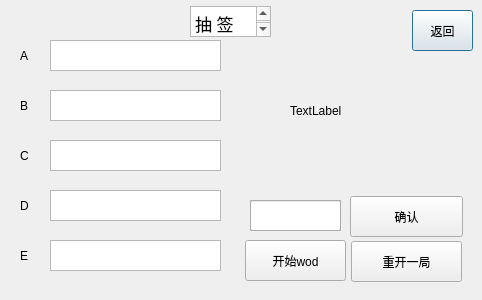
<?xml version="1.0" encoding="UTF-8"?>
<ui version="4.0">
 <class>Dialog</class>
 <widget class="QDialog" name="Dialog">
  <property name="geometry">
   <rect>
    <x>0</x>
    <y>0</y>
    <width>482</width>
    <height>300</height>
   </rect>
  </property>
  <property name="windowTitle">
   <string>Dialog</string>
  </property>
  <widget class="QPushButton" name="pushButton_2">
   <property name="geometry">
    <rect>
     <x>412</x>
     <y>10</y>
     <width>61</width>
     <height>41</height>
    </rect>
   </property>
   <property name="text">
    <string>返回</string>
   </property>
  </widget>
  <widget class="QLabel" name="label">
   <property name="geometry">
    <rect>
     <x>290</x>
     <y>40</y>
     <width>101</width>
     <height>141</height>
    </rect>
   </property>
   <property name="text">
    <string>TextLabel</string>
   </property>
  </widget>
  <widget class="QLabel" name="label_2">
   <property name="geometry">
    <rect>
     <x>20</x>
     <y>40</y>
     <width>31</width>
     <height>31</height>
    </rect>
   </property>
   <property name="text">
    <string>A</string>
   </property>
  </widget>
  <widget class="QLabel" name="label_3">
   <property name="geometry">
    <rect>
     <x>20</x>
     <y>90</y>
     <width>31</width>
     <height>31</height>
    </rect>
   </property>
   <property name="text">
    <string>B</string>
   </property>
  </widget>
  <widget class="QLabel" name="label_4">
   <property name="geometry">
    <rect>
     <x>20</x>
     <y>140</y>
     <width>31</width>
     <height>31</height>
    </rect>
   </property>
   <property name="text">
    <string>C</string>
   </property>
  </widget>
  <widget class="QLabel" name="label_5">
   <property name="geometry">
    <rect>
     <x>20</x>
     <y>190</y>
     <width>31</width>
     <height>31</height>
    </rect>
   </property>
   <property name="text">
    <string>D</string>
   </property>
  </widget>
  <widget class="QLabel" name="label_6">
   <property name="geometry">
    <rect>
     <x>20</x>
     <y>240</y>
     <width>31</width>
     <height>31</height>
    </rect>
   </property>
   <property name="text">
    <string>E</string>
   </property>
  </widget>
  <widget class="QTextBrowser" name="textBrowser">
   <property name="geometry">
    <rect>
     <x>250</x>
     <y>200</y>
     <width>91</width>
     <height>31</height>
    </rect>
   </property>
  </widget>
  <widget class="QPushButton" name="pushButton">
   <property name="geometry">
    <rect>
     <x>350</x>
     <y>196</y>
     <width>113</width>
     <height>41</height>
    </rect>
   </property>
   <property name="text">
    <string>确认</string>
   </property>
  </widget>
  <widget class="QTextBrowser" name="textBrowser_2">
   <property name="geometry">
    <rect>
     <x>50</x>
     <y>40</y>
     <width>171</width>
     <height>31</height>
    </rect>
   </property>
  </widget>
  <widget class="QTextBrowser" name="textBrowser_3">
   <property name="geometry">
    <rect>
     <x>50</x>
     <y>90</y>
     <width>171</width>
     <height>31</height>
    </rect>
   </property>
  </widget>
  <widget class="QTextBrowser" name="textBrowser_4">
   <property name="geometry">
    <rect>
     <x>50</x>
     <y>140</y>
     <width>171</width>
     <height>31</height>
    </rect>
   </property>
  </widget>
  <widget class="QTextBrowser" name="textBrowser_5">
   <property name="geometry">
    <rect>
     <x>50</x>
     <y>190</y>
     <width>171</width>
     <height>31</height>
    </rect>
   </property>
  </widget>
  <widget class="QTextBrowser" name="textBrowser_6">
   <property name="geometry">
    <rect>
     <x>50</x>
     <y>240</y>
     <width>171</width>
     <height>31</height>
    </rect>
   </property>
  </widget>
  <widget class="QTextBrowser" name="textBrowser_7">
   <property name="geometry">
    <rect>
     <x>190</x>
     <y>6</y>
     <width>81</width>
     <height>31</height>
    </rect>
   </property>
   <property name="html">
    <string>&lt;!DOCTYPE HTML PUBLIC &quot;-//W3C//DTD HTML 4.0//EN&quot; &quot;http://www.w3.org/TR/REC-html40/strict.dtd&quot;&gt;
&lt;html&gt;&lt;head&gt;&lt;meta name=&quot;qrichtext&quot; content=&quot;1&quot; /&gt;&lt;style type=&quot;text/css&quot;&gt;
p, li { white-space: pre-wrap; }
&lt;/style&gt;&lt;/head&gt;&lt;body style=&quot; font-family:'.AppleSystemUIFont'; font-size:13pt; font-weight:400; font-style:normal;&quot;&gt;
&lt;p style=&quot; margin-top:0px; margin-bottom:0px; margin-left:0px; margin-right:0px; -qt-block-indent:0; text-indent:0px;&quot;&gt;抽 签 分 组&lt;/p&gt;&lt;/body&gt;&lt;/html&gt;</string>
   </property>
  </widget>
  <widget class="QPushButton" name="pushButton_3">
   <property name="geometry">
    <rect>
     <x>245</x>
     <y>240</y>
     <width>101</width>
     <height>41</height>
    </rect>
   </property>
   <property name="text">
    <string>开始wod</string>
   </property>
  </widget>
  <widget class="QPushButton" name="pushButton_4">
   <property name="geometry">
    <rect>
     <x>351</x>
     <y>241</y>
     <width>111</width>
     <height>41</height>
    </rect>
   </property>
   <property name="text">
    <string>重开一局</string>
   </property>
  </widget>
  <widget class="QLineEdit" name="lineEdit">
   <property name="geometry">
    <rect>
     <x>250</x>
     <y>200</y>
     <width>91</width>
     <height>31</height>
    </rect>
   </property>
  </widget>
 </widget>
 <resources/>
 <connections/>
</ui>
